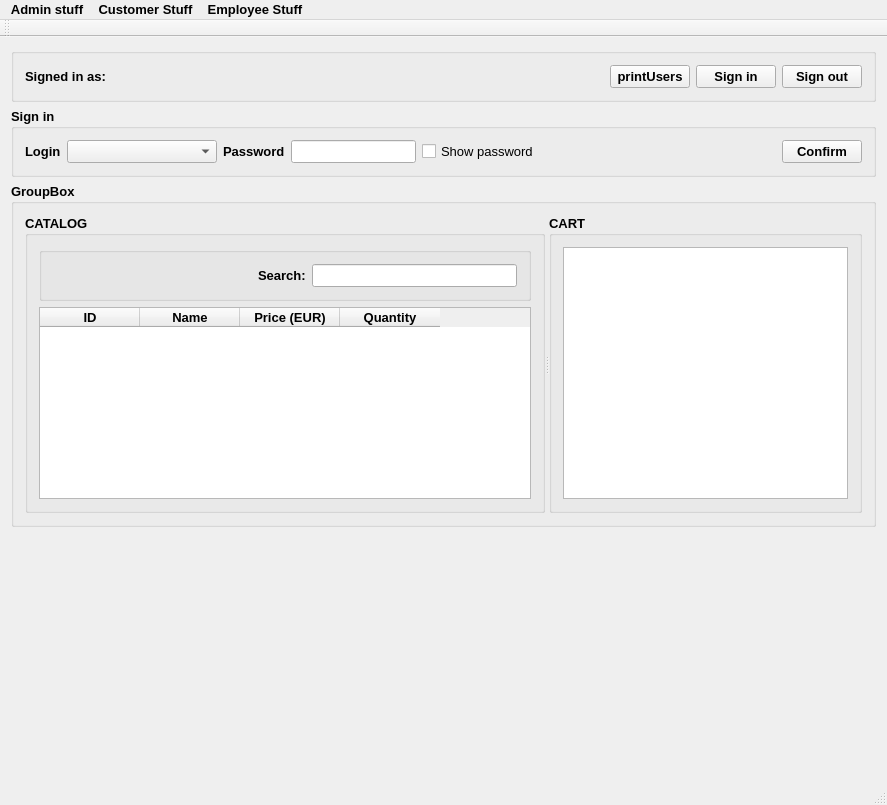
<?xml version="1.0" encoding="UTF-8"?>
<ui version="4.0">
 <class>PharmacyClass</class>
 <widget class="QMainWindow" name="PharmacyClass">
  <property name="geometry">
   <rect>
    <x>0</x>
    <y>0</y>
    <width>887</width>
    <height>805</height>
   </rect>
  </property>
  <property name="font">
   <font>
    <family>Arial</family>
    <pointsize>10</pointsize>
    <weight>75</weight>
    <bold>true</bold>
   </font>
  </property>
  <property name="windowTitle">
   <string>Pharmacy</string>
  </property>
  <widget class="QWidget" name="centralWidget">
   <layout class="QVBoxLayout" name="verticalLayout">
    <item>
     <widget class="QGroupBox" name="groupBox_Main">
      <property name="maximumSize">
       <size>
        <width>16777215</width>
        <height>75</height>
       </size>
      </property>
      <property name="title">
       <string/>
      </property>
      <layout class="QHBoxLayout" name="horizontalLayout_2">
       <item>
        <widget class="QLabel" name="label_SignedInAs">
         <property name="text">
          <string>Signed in as:</string>
         </property>
        </widget>
       </item>
       <item>
        <spacer name="horizontalSpacer_5">
         <property name="orientation">
          <enum>Qt::Horizontal</enum>
         </property>
         <property name="sizeHint" stdset="0">
          <size>
           <width>40</width>
           <height>20</height>
          </size>
         </property>
        </spacer>
       </item>
       <item>
        <widget class="QPushButton" name="pushButton_PrintUsers">
         <property name="text">
          <string>printUsers</string>
         </property>
        </widget>
       </item>
       <item>
        <widget class="QPushButton" name="pushButton_SignInWindow">
         <property name="text">
          <string>Sign in</string>
         </property>
        </widget>
       </item>
       <item>
        <widget class="QPushButton" name="pushButton_SignOut">
         <property name="text">
          <string>Sign out</string>
         </property>
        </widget>
       </item>
      </layout>
     </widget>
    </item>
    <item>
     <widget class="QGroupBox" name="groupBox_SignIn">
      <property name="maximumSize">
       <size>
        <width>16777215</width>
        <height>75</height>
       </size>
      </property>
      <property name="title">
       <string>Sign in</string>
      </property>
      <layout class="QHBoxLayout" name="horizontalLayout">
       <item>
        <widget class="QLabel" name="label_Login">
         <property name="text">
          <string>Login</string>
         </property>
        </widget>
       </item>
       <item>
        <widget class="QComboBox" name="comboBox_users">
         <property name="minimumSize">
          <size>
           <width>150</width>
           <height>0</height>
          </size>
         </property>
         <property name="currentIndex">
          <number>-1</number>
         </property>
        </widget>
       </item>
       <item>
        <widget class="QLabel" name="label_Password">
         <property name="text">
          <string>Password</string>
         </property>
        </widget>
       </item>
       <item>
        <widget class="QLineEdit" name="lineEdit_Password">
         <property name="text">
          <string/>
         </property>
         <property name="echoMode">
          <enum>QLineEdit::Password</enum>
         </property>
        </widget>
       </item>
       <item>
        <widget class="QCheckBox" name="checkBox_ShowPassword">
         <property name="font">
          <font>
           <family>Arial</family>
           <pointsize>10</pointsize>
           <weight>50</weight>
           <bold>false</bold>
          </font>
         </property>
         <property name="text">
          <string>Show password</string>
         </property>
        </widget>
       </item>
       <item>
        <spacer name="horizontalSpacer_4">
         <property name="orientation">
          <enum>Qt::Horizontal</enum>
         </property>
         <property name="sizeHint" stdset="0">
          <size>
           <width>40</width>
           <height>20</height>
          </size>
         </property>
        </spacer>
       </item>
       <item>
        <spacer name="horizontalSpacer">
         <property name="orientation">
          <enum>Qt::Horizontal</enum>
         </property>
         <property name="sizeHint" stdset="0">
          <size>
           <width>40</width>
           <height>20</height>
          </size>
         </property>
        </spacer>
       </item>
       <item>
        <spacer name="horizontalSpacer_2">
         <property name="orientation">
          <enum>Qt::Horizontal</enum>
         </property>
         <property name="sizeHint" stdset="0">
          <size>
           <width>40</width>
           <height>20</height>
          </size>
         </property>
        </spacer>
       </item>
       <item>
        <spacer name="horizontalSpacer_3">
         <property name="orientation">
          <enum>Qt::Horizontal</enum>
         </property>
         <property name="sizeHint" stdset="0">
          <size>
           <width>40</width>
           <height>20</height>
          </size>
         </property>
        </spacer>
       </item>
       <item>
        <widget class="QPushButton" name="pushButton_SignInConfirm">
         <property name="text">
          <string>Confirm</string>
         </property>
        </widget>
       </item>
      </layout>
     </widget>
    </item>
    <item>
     <widget class="QGroupBox" name="groupBox_Products">
      <property name="title">
       <string>GroupBox</string>
      </property>
      <layout class="QHBoxLayout" name="horizontalLayout_6">
       <item>
        <widget class="QSplitter" name="splitter">
         <property name="orientation">
          <enum>Qt::Horizontal</enum>
         </property>
         <widget class="QGroupBox" name="groupBox_Catalog">
          <property name="minimumSize">
           <size>
            <width>520</width>
            <height>0</height>
           </size>
          </property>
          <property name="title">
           <string>CATALOG</string>
          </property>
          <property name="flat">
           <bool>true</bool>
          </property>
          <layout class="QVBoxLayout" name="verticalLayout_2">
           <item>
            <widget class="QGroupBox" name="groupBox_Search">
             <property name="enabled">
              <bool>true</bool>
             </property>
             <property name="title">
              <string/>
             </property>
             <property name="flat">
              <bool>false</bool>
             </property>
             <property name="checkable">
              <bool>false</bool>
             </property>
             <layout class="QHBoxLayout" name="horizontalLayout_7">
              <item>
               <spacer name="horizontalSpacer_12">
                <property name="orientation">
                 <enum>Qt::Horizontal</enum>
                </property>
                <property name="sizeHint" stdset="0">
                 <size>
                  <width>40</width>
                  <height>20</height>
                 </size>
                </property>
               </spacer>
              </item>
              <item>
               <widget class="QLabel" name="label_Search">
                <property name="text">
                 <string>Search:</string>
                </property>
               </widget>
              </item>
              <item>
               <widget class="QLineEdit" name="lineEdit_SearchBy"/>
              </item>
             </layout>
            </widget>
           </item>
           <item>
            <widget class="QTableWidget" name="tableWidget_Catalog">
             <property name="editTriggers">
              <set>QAbstractItemView::NoEditTriggers</set>
             </property>
             <attribute name="verticalHeaderVisible">
              <bool>false</bool>
             </attribute>
             <column>
              <property name="text">
               <string>ID</string>
              </property>
              <property name="background">
               <color>
                <red>166</red>
                <green>166</green>
                <blue>166</blue>
               </color>
              </property>
             </column>
             <column>
              <property name="text">
               <string>Name</string>
              </property>
              <property name="background">
               <color>
                <red>166</red>
                <green>166</green>
                <blue>166</blue>
               </color>
              </property>
             </column>
             <column>
              <property name="text">
               <string>Price (EUR)</string>
              </property>
              <property name="background">
               <color>
                <red>166</red>
                <green>166</green>
                <blue>166</blue>
               </color>
              </property>
             </column>
             <column>
              <property name="text">
               <string>Quantity</string>
              </property>
              <property name="textAlignment">
               <set>AlignCenter</set>
              </property>
              <property name="background">
               <color>
                <red>166</red>
                <green>166</green>
                <blue>166</blue>
               </color>
              </property>
             </column>
            </widget>
           </item>
          </layout>
         </widget>
         <widget class="QGroupBox" name="groupBox_Cart">
          <property name="title">
           <string>CART</string>
          </property>
          <property name="flat">
           <bool>true</bool>
          </property>
          <layout class="QVBoxLayout" name="verticalLayout_3">
           <item>
            <widget class="QListWidget" name="listWidget_Cart"/>
           </item>
          </layout>
         </widget>
        </widget>
       </item>
      </layout>
     </widget>
    </item>
    <item>
     <spacer name="verticalSpacer">
      <property name="orientation">
       <enum>Qt::Vertical</enum>
      </property>
      <property name="sizeHint" stdset="0">
       <size>
        <width>20</width>
        <height>40</height>
       </size>
      </property>
     </spacer>
    </item>
   </layout>
  </widget>
  <widget class="QMenuBar" name="menuBar">
   <property name="geometry">
    <rect>
     <x>0</x>
     <y>0</y>
     <width>887</width>
     <height>22</height>
    </rect>
   </property>
   <widget class="QMenu" name="menuAdminStuff">
    <property name="title">
     <string>Admin stuff</string>
    </property>
    <addaction name="actionAddCustomer"/>
    <addaction name="actionAddPremiumCustomer"/>
    <addaction name="actionAddEmployee"/>
    <addaction name="separator"/>
    <addaction name="actionUpdateProducts"/>
   </widget>
   <widget class="QMenu" name="menuCustomer_Stuff">
    <property name="title">
     <string>Customer Stuff</string>
    </property>
    <addaction name="actionChange_account_information"/>
   </widget>
   <widget class="QMenu" name="menuEmployee_Stuff">
    <property name="title">
     <string>Employee Stuff</string>
    </property>
    <addaction name="actionChange_employee_position"/>
   </widget>
   <addaction name="menuAdminStuff"/>
   <addaction name="menuCustomer_Stuff"/>
   <addaction name="menuEmployee_Stuff"/>
  </widget>
  <widget class="QToolBar" name="mainToolBar">
   <attribute name="toolBarArea">
    <enum>TopToolBarArea</enum>
   </attribute>
   <attribute name="toolBarBreak">
    <bool>false</bool>
   </attribute>
  </widget>
  <widget class="QStatusBar" name="statusBar"/>
  <action name="actionsave_users">
   <property name="text">
    <string>save users</string>
   </property>
  </action>
  <action name="actionExit">
   <property name="text">
    <string>Exit</string>
   </property>
  </action>
  <action name="actionAddCustomer">
   <property name="text">
    <string>Add Customer</string>
   </property>
  </action>
  <action name="actionAddPremiumCustomer">
   <property name="text">
    <string>Add Premium Customer</string>
   </property>
  </action>
  <action name="actionAddEmployee">
   <property name="text">
    <string>Add Employee</string>
   </property>
  </action>
  <action name="actionUpdateProducts">
   <property name="text">
    <string>Update Products</string>
   </property>
  </action>
  <action name="actionChange_account_information">
   <property name="text">
    <string>Change account information</string>
   </property>
  </action>
  <action name="actionChange_employee_position">
   <property name="text">
    <string>Change employee position</string>
   </property>
  </action>
 </widget>
 <layoutdefault spacing="6" margin="11"/>
 <resources>
  <include location="Pharmacy.qrc"/>
 </resources>
 <connections/>
</ui>
